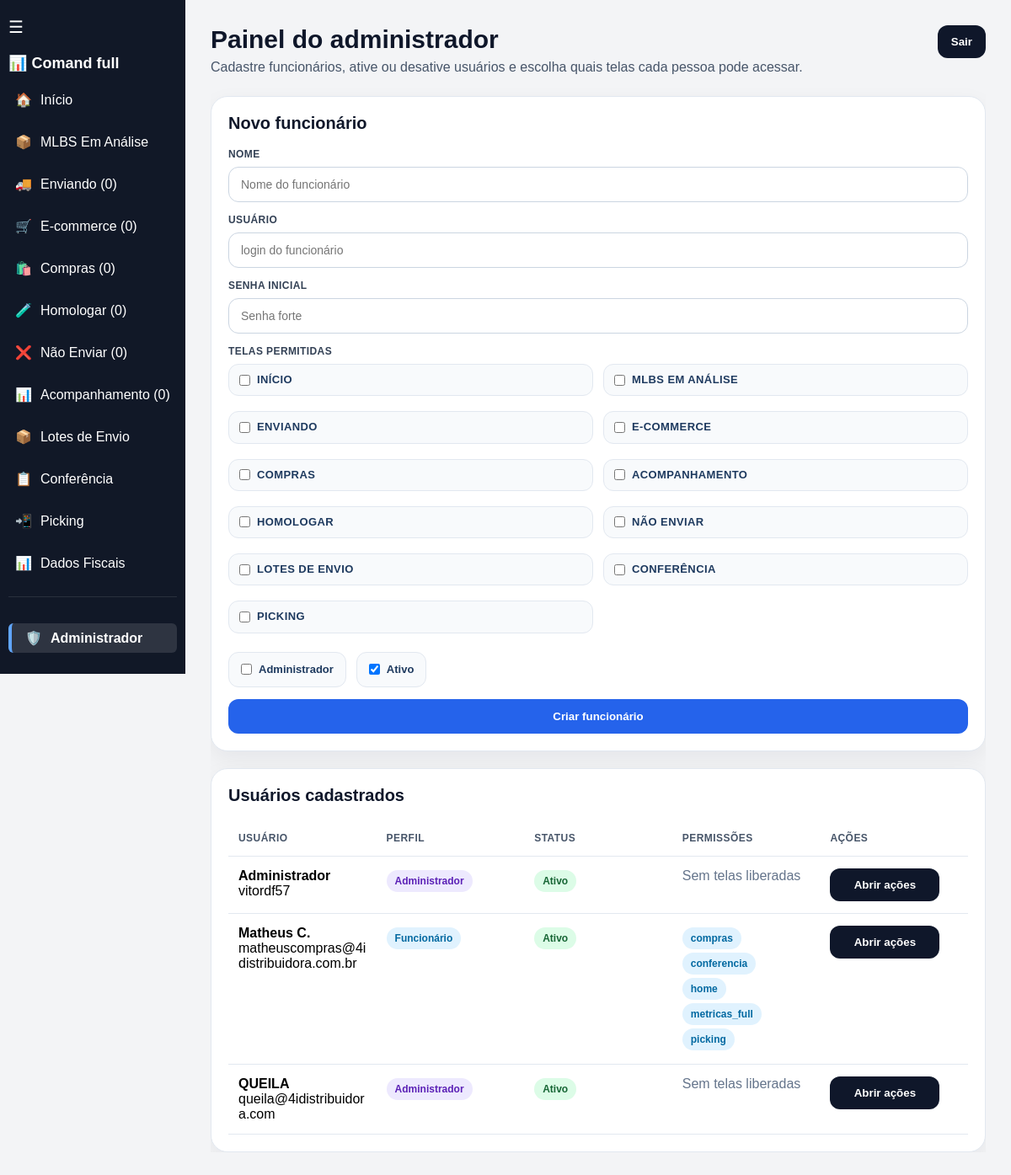
Page /admin/usuarios (signed in) on the committed database.
### tables this page shows
CREATE TABLE users (
            id INTEGER PRIMARY KEY AUTOINCREMENT,
            nome TEXT NOT NULL,
            email TEXT NOT NULL UNIQUE,
            password_hash TEXT NOT NULL,
            is_admin INTEGER NOT NULL DEFAULT 0,
            ativo INTEGER NOT NULL DEFAULT 1,
            failed_login_count INTEGER NOT NULL DEFAULT 0,
            lock_until INTEGER,
            created_at INTEGER NOT NULL DEFAULT (strftime('%s', 'now')),
            updated_at INTEGER NOT NULL DEFAULT (strftime('%s', 'now'))
        );

CREATE TABLE user_screen_permissions (
            id INTEGER PRIMARY KEY AUTOINCREMENT,
            user_id INTEGER NOT NULL,
            screen_key TEXT NOT NULL,
            UNIQUE(user_id, screen_key),
            FOREIGN KEY (user_id) REFERENCES users(id) ON DELETE CASCADE
        );

### auth_blueprint.py (the view)
@auth_bp.get("/admin/usuarios")
@admin_required
def admin_users():
    db = get_auth_db()
    rows = db.execute(
        "SELECT id, nome, email, is_admin, ativo, created_at FROM users ORDER BY nome ASC"
    ).fetchall()
    usuarios = []
    for row in rows:
        permissoes = db.execute(
            "SELECT screen_key FROM user_screen_permissions WHERE user_id = ? ORDER BY screen_key",
            (row["id"],),
        ).fetchall()
        usuarios.append(
            {
                "id": int(row["id"]),
                "nome": row["nome"],
                "email": row["email"],
                "is_admin": bool(row["is_admin"]),
                "ativo": bool(row["ativo"]),
                "created_at": int(row["created_at"]),
                "permissoes": [p["screen_key"] for p in permissoes],
            }
        )
    return render_template(
        "admin_usuarios.html",
        usuarios=usuarios,
        telas_disponiveis=AVAILABLE_SCREENS,
    )

### app.py (called while the page is built, shortened)
@app.before_request
def proteger_rotas_com_login_e_permissao():
    endpoint = request.endpoint or ""
    path = request.path or "/"
    if endpoint.startswith("auth_bp.") or endpoint == "static":
        return None

### auth_blueprint.py (called while the page is built)
def get_auth_db_path() -> str:
    path = current_app.config.get("AUTH_DB_PATH")
    if path:
        return path
    instance_path = Path(current_app.instance_path)
    instance_path.mkdir(parents=True, exist_ok=True)
    return str(instance_path / DB_DEFAULT_NAME)

def get_auth_db() -> sqlite3.Connection:
    if "auth_db" not in g:
        conn = sqlite3.connect(get_auth_db_path())
        conn.row_factory = sqlite3.Row
        conn.execute("PRAGMA foreign_keys = ON")
        g.auth_db = conn
    return g.auth_db

@auth_bp.teardown_app_request
def close_auth_db(_exception=None):
    conn = g.pop("auth_db", None)
    if conn is not None:
        conn.close()

def _csrf_token() -> str:
    token = session.get("csrf_token")
    if not token:
        token = secrets.token_urlsafe(32)
        session["csrf_token"] = token
    return token

def _row_to_user(user_row: sqlite3.Row | None) -> AuthUser | None:
    if not user_row:
        return None
    db = get_auth_db()
    perm_rows = db.execute(
        "SELECT screen_key FROM user_screen_permissions WHERE user_id = ? ORDER BY screen_key",
        (user_row["id"],),
    ).fetchall()
    return AuthUser(
        id=int(user_row["id"]),
        nome=str(user_row["nome"]),
        email=str(user_row["email"]),
        is_admin=bool(user_row["is_admin"]),
        ativo=bool(user_row["ativo"]),
        permissoes={str(r["screen_key"]) for r in perm_rows},
    )

def get_current_user() -> AuthUser | None:
    user_id = session.get("user_id")
    if not user_id:
        return None
    db = get_auth_db()
    row = db.execute("SELECT * FROM users WHERE id = ?", (user_id,)).fetchone()
    return _row_to_user(row)

def admin_required(view_func: Callable):
    @wraps(view_func)
    def wrapper(*args, **kwargs):
        user = get_current_user()
        if not user:
            flash("Faça login para continuar.", "warning")
            return redirect(url_for("auth_bp.login", next=request.path))
        if not user.is_admin:
            abort(403)
        return view_func(*args, **kwargs)
    return wrapper

def usuario_pode(screen_key: str) -> bool:
    user = get_current_user()
    if not user:
        return False
    return user.is_admin or screen_key in user.permissoes

### templates/admin_usuarios.html (shortened to what this page needs)
{% extends "base.html" %}
{% block content %}
<div class="page-wrap">
    <div class="admin-wrap">
        <div class="topo">
            <div class="title">
                <h1>Painel do administrador</h1>
                <p>Cadastre funcionários, ative ou desative usuários e escolha quais telas cada pessoa pode acessar.</p>
            </div>
            <form class="logout-form" method="post" action="{{ url_for('auth_bp.logout') }}">
                <button type="submit">Sair</button>
            </form>
        </div>
        <div class="grid">
            <div class="card">
                <h2>Novo funcionário</h2>
                <form method="post" action="{{ url_for('auth_bp.admin_users_create') }}">
                    <label>Nome</label>
                    <input type="text" name="nome" required maxlength="120" placeholder="Nome do funcionário">
                    <label>Usuário</label>
                    <input type="email" name="email" required maxlength="120" placeholder="login do funcionário">
                    <label>Senha inicial</label>
                    <input type="password" name="senha" required maxlength="120" placeholder="Senha forte">
                    <label>Telas permitidas</label>
                    <div class="checks">
                        {% for key, label in telas_disponiveis %}
                            <label class="check">
                                <input type="checkbox" name="screens" value="{{ key }}">
                                <span>{{ label }}</span>
                            </label>
                        {% endfor %}
                    </div>
                    <div class="switches">
                        <label class="check">
                            <input type="checkbox" name="is_admin" value="1">
                            <span>Administrador</span>
                        </label>
                        <label class="check">
                            <input type="checkbox" name="ativo" value="1" checked>
                            <span>Ativo</span>
                        </label>
                    </div>
                    <button class="btn btn-primary" type="submit">Criar funcionário</button>
                </form>
            </div>
            <div class="card tabela-card">
                <h2>Usuários cadastrados</h2>
                <div class="tabela-wrap">
                    <table>
                        <thead>
                            <tr>
                                <th>Usuário</th>
                                <th>Perfil</th>
                                <th>Status</th>
                                <th class="perms">Permissões</th>
                                <th>Ações</th>
                            </tr>
                        </thead>
                        <tbody>
                            {% for user in usuarios %}
                            <tr>
                                <td class="usuario-cell">
                                    <strong>{{ user.nome }}</strong><br>
                                    <span>{{ user.email }}</span>
                                </td>
                                <td>
                                    {% if user.is_admin %}
                                        <span class="pill pill-admin">Administrador</span>
                                    {% else %}
                                        <span class="pill pill-user">Funcionário</span>
                                    {% endif %}
                                </td>
                                <td>
                                    {% if user.ativo %}
                                        <span class="pill pill-ativo">Ativo</span>
                                    {% else %}
                                        <span class="pill pill-inativo">Inativo</span>
                                    {% endif %}
                                </td>
                                <td class="perms">
                                    {% if user.permissoes %}
                                        {% for perm in user.permissoes %}
                                            <span class="pill pill-user">{{ perm }}</span>
                                        {% endfor %}
                                    {% else %}
                                        <span class="sem-permissoes">Sem telas liberadas</span>
                                    {% endif %}
                                </td>
                                <td class="acoes-coluna">
                                    <button class="btn btn-acao-toggle" type="button" onclick="toggleAcoes('{{ user.id }}')">Abrir ações</button>
                                </td>
                            </tr>
                            {% endfor %}
                        </tbody>
                    </table>
                </div>
            </div>
        </div>
    </div>
</div>
{% endblock %}

### templates/base.html (shortened to what this page needs)
<!DOCTYPE html>
<html lang="pt-BR">
<head>
</head>
<body>
<div class="sidebar" id="sidebar">
    <div class="toggle-btn" onclick="toggleSidebar()">☰</div>
    <h2>📊 Comand full</h2>
    {% if usuario_pode('home') %}<a href="/home">🏠 <span>Início</span></a>{% endif %}
    {% if usuario_pode('principal') %}<a href="/">📦 <span>MLBS Em Análise</span></a>{% endif %}
    {% if usuario_pode('enviando') %}<a href="/?tela=enviando">🚚 <span>Enviando (<span id="contEnvSidebar">0</span>)</span></a>{% endif %}
    {% if usuario_pode('ecommerce') %}<a href="/?tela=ecommerce">🛒 <span>E-commerce (<span id="contEcomSidebar">0</span>)</span></a>{% endif %}
    {% if usuario_pode('compras') %}<a href="/?tela=compras">🛍️ <span>Compras (<span id="contComprasSidebar">0</span>)</span></a>{% endif %}
    {% if usuario_pode('homologar') %}<a href="/?tela=homologar">🧪 <span>Homologar (<span id="contHomSidebar">0</span>)</span></a>{% endif %}
    {% if usuario_pode('naoEnviar') %}<a href="/?tela=naoEnviar">❌ <span>Não Enviar (<span id="contNaoSidebar">0</span>)</span></a>{% endif %}
    {% if usuario_pode('acompanhamento') %}<a href="/?tela=acompanhamento">📊 <span>Acompanhamento (<span id="contAcompanhamentoSidebar">0</span>)</span></a>{% endif %}
    {% if usuario_pode('metricas_full') %}<a href="/metricas-full">📦 <span>Lotes de Envio</span></a>{% endif %}
    {% if usuario_pode('conferencia') %}<a href="/conferencia">📋 <span>Conferência</span></a>{% endif %}
    {% if usuario_pode('picking') %}<a href="/picking">📲 <span>Picking</span></a>{% endif %}
    {% if usuario_pode('picking') %}<a href="/dados-fiscais">📊 <span>Dados Fiscais</span></a>{% endif %}
    {% if auth_user %}
    <div class="sidebar-bottom">
        {% if auth_user.is_admin %}<a href="/admin/usuarios">🛡️ <span>Administrador</span></a>{% endif %}
    </div>
    {% endif %}
</div>
<div class="content" id="content">
    {% block content %}{% endblock %}
</div>
</body>
</html>

### templates/base.html (style rules this page uses)
* { box-sizing: border-box; }
html, body { width: 100%; max-width: 100%; overflow-x: hidden; }
body { margin: 0; font-family: Arial; display: flex; background: #f3f4f6; }
.sidebar { width: 220px; background: #111827; color: white; height: 100vh; padding: 20px 10px; position: fixed; transition: width 0.3s ease; overflow: hidden; }
.sidebar h2 { font-size: 18px; transition: opacity 0.3s; }
.sidebar a { display: flex; align-items: center; gap: 10px; color: white; text-decoration: none; margin: 15px 0; padding: 8px; border-radius: 6px; white-space: nowrap; }
.toggle-btn { cursor: pointer; margin-bottom: 20px; font-size: 20px; }
.content { margin-left: 220px; padding: 30px; width: calc(100vw - 220px); max-width: calc(100vw - 220px); min-width: 0; transition: margin-left 0.3s ease, width 0.3s ease; overflow-x: hidden; }
.sidebar a.ativo { background: rgba(255,255,255,0.12); border-left: 4px solid #60a5fa; padding-left: 16px; font-weight: bold; }
.sidebar-bottom { margin-top:22px;padding-top:16px;border-top:1px solid rgba(255,255,255,0.10);display:flex;flex-direction:column;gap:10px; }

### templates/admin_usuarios.html (style rules this page uses)
html, body { overflow-x:hidden; }
.page-wrap { width:100%; max-width:100%; min-width:0; overflow-x:hidden; }
.admin-wrap { width:100%; max-width:100%; min-width:0; }
.topo { display:flex; justify-content:space-between; align-items:flex-start; gap:16px; flex-wrap:wrap; margin-bottom:22px; }
.title h1 { margin:0 0 4px; font-size:30px; color:#0f172a; }
.title p { margin:0; color:#475569; line-height:1.5; }
.logout-form { flex-shrink:0; }
.logout-form button { border:none; background:#0f172a; color:#fff; padding:12px 16px; border-radius:12px; font-weight:700; cursor:pointer; }
.grid { display:grid; grid-template-columns:360px minmax(0,1fr); gap:20px; align-items:start; width:100%; min-width:0; }
.card { background:#fff; border:1px solid #e2e8f0; border-radius:20px; padding:20px; box-shadow:0 10px 28px rgba(15,23,42,0.06); min-width:0; overflow:hidden; }
.card h2 { margin:0 0 18px 0; font-size:20px; color:#0f172a; }
label { display:block; font-size:12px; font-weight:800; margin-bottom:8px; color:#334155; text-transform:uppercase; letter-spacing:.4px; }
input { width:100%; padding:12px 14px; border:1px solid #cbd5e1; border-radius:12px; margin-bottom:14px; font-size:14px; outline:none; min-width:0; box-sizing:border-box; }
.checks { display:grid; grid-template-columns:repeat(2,minmax(0,1fr)); gap:10px 12px; margin-bottom:14px; }
.check { display:flex; align-items:center; gap:8px; padding:10px 12px; border:1px solid #e2e8f0; border-radius:12px; background:#f8fafc; min-width:0; }
.check input { width:auto; margin:0; flex-shrink:0; }
.check span { display:block; min-width:0; word-break:break-word; line-height:1.25; font-size:13px; font-weight:700; color:#1e3a5f; }
.switches { display:flex; gap:12px; flex-wrap:wrap; margin-bottom:14px; }
.switches label { margin:0; text-transform:none; letter-spacing:0; font-size:13px; font-weight:700; }
.switches .check { padding:12px 14px; }
.btn { border:none; border-radius:12px; padding:13px 16px; font-weight:800; cursor:pointer; }
.btn-primary { background:#2563eb; color:#fff; width:100%; }
.btn-acao-toggle { background:#0f172a; color:#fff; width:auto; min-width:130px; padding:12px 14px; }
.tabela-card { min-width:0; }
.tabela-wrap { width:100%; max-width:100%; overflow:visible; }
table { width:100%; min-width:0; border-collapse:collapse; table-layout:fixed; }
th,td { padding:14px 12px; border-bottom:1px solid #e2e8f0; text-align:left; vertical-align:top; word-break:break-word; }
th { font-size:12px; color:#475569; text-transform:uppercase; letter-spacing:.45px; white-space:normal; }
td { min-width:0; }
.usuario-cell strong, .usuario-cell span { word-break:break-word; }
.perms { min-width:0; }
.pill { display:inline-block; padding:6px 10px; border-radius:999px; font-size:12px; font-weight:800; margin:2px 6px 2px 0; }
.pill-admin { background:#ede9fe;color:#5b21b6 }
.pill-user { background:#e0f2fe;color:#0369a1 }
.pill-ativo { background:#dcfce7;color:#166534 }
.sem-permissoes { color:#64748b; }
.acoes-coluna { min-width:0; }
@media (max-width: 1280px) { .grid { grid-template-columns:1fr; } }

### rows in the picture
users: nome "Administrador", email "vitordf57", is_admin "Administrador", ativo "Ativo", shows "Sem telas liberadas"
users: nome "Matheus C.", email "matheuscompras@4idistribuidora.com.br", is_admin "Funcionário", ativo "Ativo"
user_screen_permissions: screen_key "compras"
user_screen_permissions: screen_key "conferencia"
user_screen_permissions: screen_key "home"
user_screen_permissions: screen_key "metricas_full"
user_screen_permissions: screen_key "picking"
users: nome "QUEILA", email "queila@4idistribuidora.com", is_admin "Administrador", ativo "Ativo", shows "Sem telas liberadas"

### other values in the picture
{{ label }} "INÍCIO" "MLBS EM ANÁLISE" "ENVIANDO" "E-COMMERCE" "COMPRAS" "ACOMPANHAMENTO" "HOMOLOGAR" "NÃO ENVIAR" "LOTES DE ENVIO" "CONFERÊNCIA" "PICKING"
